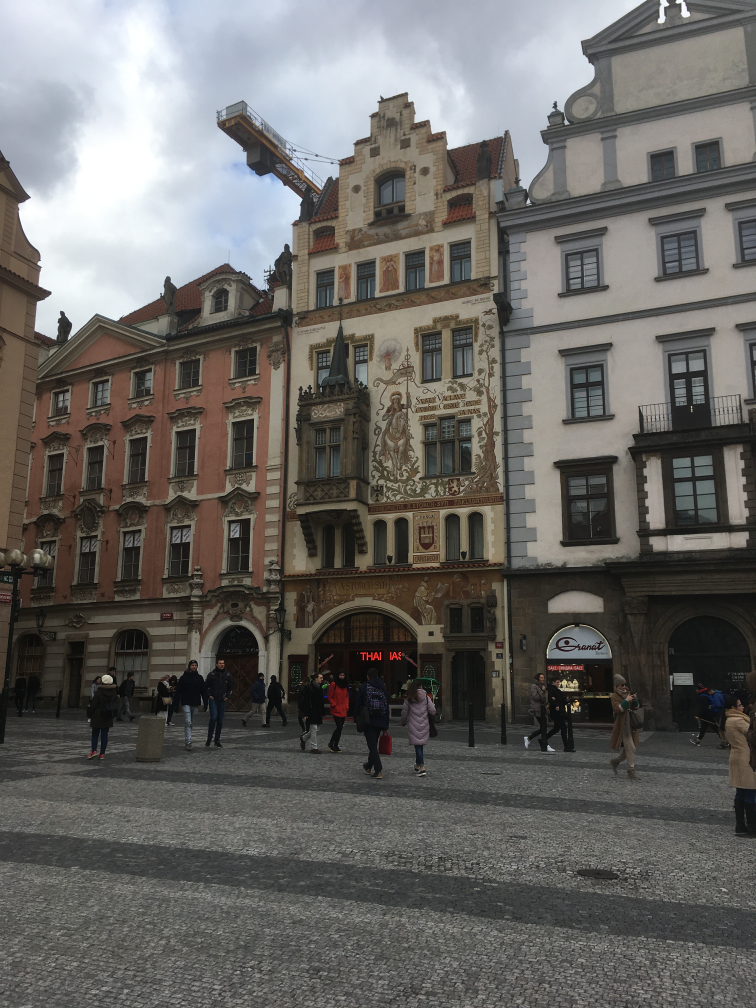
#> input picture data/_p/test_b_4.jpg, 3024 x 4032 px (shown at 1/4 size)
$ python app.py
#> lines starting #> are read from the running program, lines starting #| are printed output that depends on the picture
### config_handler.py
#!/usr/bin/env python
# -*- coding: utf-8 -*-

import json


class Config(object):
    """
    Config class implements loading of data from json file
    """

    def __init__(self, path):

        self.path = path
        self.data = None

        self.load()

    def load(self):
        """
        Load json from self.path and set self.data
        """
        with open(self.path, 'r') as file:
            self.data = json.load(file)
            file.close()

    def get_metadata(self):
        """
        Get metadata from config file
        :return: (string) metadata
        """
        for p in self.data['metadata']:
            metadata = p['metadata_path']

        return metadata

    # [9 lines left out: function get_folder_name, not called in this run]

    def get_input_image(self):
        """
        Get path to input image from config file
        :return: (string) path to input image
        """
        for p in self.data['input_img']:
            path = p['path']

        return path

    # [27 lines left out: functions get_gps_radius, get_flann_matching_setup, not called in this run]

    def get_ransac_settings(self):
        """
        Get gps radius from config file
        :return: (float) radius
        """
        for p in self.data['ransac']:
            val = bool(p['set'])

        return val

    # [16 lines left out: function get_filter_features, not called in this run]

### building_repository.py
#!/usr/bin/env python
# -*- coding: utf-8 -*-

import json
import os
import pickle
from pathlib import Path

from building import *
from opencv_serializer import *


class BuildingRepository(object):
    """
    Loading building's data
    """

    @staticmethod
    def get_all_buildings(path):
        """
        Load building data (in json format) from file
        :param path: (string) path to json file
        :return: (object) Building
        """
        buildings = list()

        with open(path) as file:
#> (reads data.json from the repository)
            data = json.load(file)

            for x in data:
                for y in data[x]:
                    b = Building()
                    b.set_from_json(y)
                    buildings.append(b)
            file.close()

        return buildings

    # [39 lines left out: function get_building_features, not called in this run]

### input_image.py
#!/usr/bin/env python
# -*- coding: utf-8 -*-

from gps_location import *


class Image(object):

    def __init__(self, path):
        """
        Load image
        :param path: path to input image (from users camera)
        """
#> called with path = 'data/_p/test_b_4.jpg'

        self.path = path

        self.img = cv2.imread(str(self.path))
#> self.img is the input picture: shape (4032, 3024, 3); mean B, G, R 99.4, 102.6, 104.6
        self.location = self.load_location()

        self.keypoints = None
        self.descriptor = None

    def get_descriptor(self):
        return self.descriptor

    def load_location(self):
        """
        Load latitude and longtitude from image metadata (exif format)
        -
        :return location (tuple) - (latitude, longtitude) in degrees
        """
        meta_data = gps.ImageMetaData(self.path)
        coords = meta_data.get_lat_lng()
        location = GPSLocation(coords[0], coords[1])
        return location

    def get_longtitude(self):
        return self.location.get_longtitude()

    def get_latitude(self):
        return self.location.get_latitude()

    # [54 lines left out: functions preprocess, resize, extract_features, merge_image, show, not called in this run]

    def print(self):
        print(self.path)
        self.location.print()

### extract_gps.py
#!/usr/bin/env python
# -*- coding: utf-8 -*-

"""
source/inspiration: https://www.codingforentrepreneurs.com/blog/extract-gps-exif-images-python/
"""

from PIL import Image
from PIL.ExifTags import TAGS, GPSTAGS


class ImageMetaData(object):
    """
    Extract the exif data from any image. Data includes GPS coordinates,
    Focal Length, Manufacture, and more.
    """
    exif_data = None
    image = None

    def __init__(self, img_path):
        """
        Load image and extract exif data
        :param img_path: image path
        """
#> called with img_path = 'data/_p/test_b_4.jpg'
        self.image = Image.open(img_path)
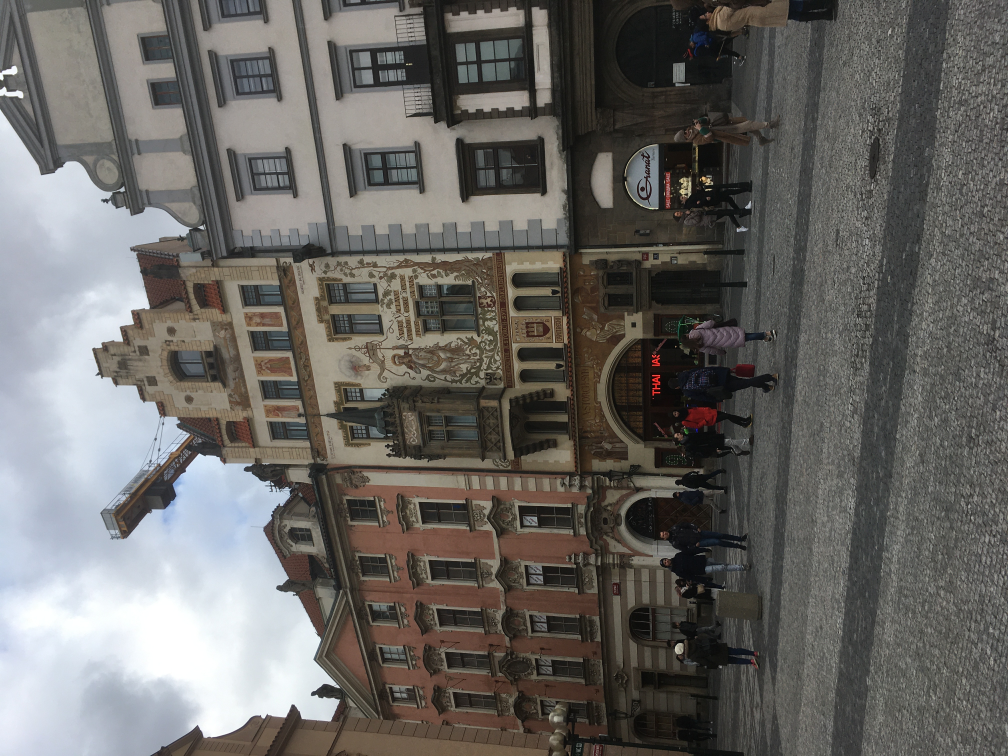
#> self.image: PIL image 4032x3024 RGB (shown at 1/4 size); mean R, G, B 104.6, 102.6, 99.4
        self.get_exif_data()
        super(ImageMetaData, self).__init__()

    def get_exif_data(self):
        """
        Returns a dictionary from the exif data of an PIL Image item. Also converts the GPS Tags
        """
        exif_data = {}
        info = self.image._getexif()
#> info = 46 items
        if info:
            for tag, value in info.items():
                decoded = TAGS.get(tag, tag)
                if decoded == "GPSInfo":
                    gps_data = {}
                    for t in value:
                        sub_decoded = GPSTAGS.get(t, t)
                        gps_data[sub_decoded] = value[t]

                    exif_data[decoded] = gps_data
                else:
                    exif_data[decoded] = value
#> this loop made 46 passes
#> (tag, value, decoded) on passes 2, 3, 4, 5, 6, 7, 8, 9, 15, 16, 20, 21: (296, 2, 'ResolutionUnit'), (34665, 206, 'ExifOffset'), (271, 'Apple', 'Make'), (272, 'iPhone SE', 'Model'), (305, '13.3.1', 'Software'), (274, 6, 'Orientation'), (306, '2020:02:26 14:06:08', 'DateTime'), (531, 1, 'YCbCrPositioning'), (36867, '2020:02:26 14:06:08', 'DateTimeOriginal'), (36868, '2020:02:26 14:06:08', 'DateTimeDigitized'), (37383, 5, 'MeteringMode'), (37385, 16, 'Flash')
#> (tag, decoded) on passes 1, 10, 11, 12, 13, 14: (34853, 'GPSInfo'), (282, 'XResolution'), (283, 'YResolution'), (36864, 'ExifVersion'), (37121, 'ComponentsConfiguration'), (37377, 'ShutterSpeedValue')
#> after the loop, exif_data = 46 items
        self.exif_data = exif_data
#> self.exif_data = 46 items
        return exif_data

    @staticmethod
    def get_if_exist(data, key):
        if key in data:
            return data[key]
        return None

    @staticmethod
    def convert_to_degress(value):
        """
        Helper function to convert the GPS coordinates
        stored in the EXIF to degress in float format
        """
        d0 = value[0][0]
        d1 = value[0][1]
        d = float(d0) / float(d1)

        m0 = value[1][0]
        m1 = value[1][1]
        m = float(m0) / float(m1)

        s0 = value[2][0]
        s1 = value[2][1]
        s = float(s0) / float(s1)

        return d + (m / 60.0) + (s / 3600.0)

    def get_lat_lng(self):
        """
        Returns the latitude and longitude, if available, from the provided exif_data (obtained through get_exif_data above)
        """
        lat = None
        lng = None
        exif_data = self.get_exif_data()
#> the loop in get_exif_data (call 2), `for tag, value in info.items():` made 46 passes
#> (tag, decoded) on passes 1, 10, 11, 12, 13, 14, 17, 18, 19, 22, 35, 36: (34853, 'GPSInfo'), (282, 'XResolution'), (283, 'YResolution'), (36864, 'ExifVersion'), (37121, 'ComponentsConfiguration'), (37377, 'ShutterSpeedValue'), (37378, 'ApertureValue'), (37379, 'BrightnessValue'), (37380, 'ExposureBiasValue'), (37386, 'FocalLength'), (33434, 'ExposureTime'), (33437, 'FNumber')
#> exif_data = 46 items
        # print(exif_data)
        if "GPSInfo" in exif_data:
            gps_info = exif_data["GPSInfo"]
#> gps_info = 14 items
            gps_latitude = self.get_if_exist(gps_info, "GPSLatitude")
            gps_latitude_ref = self.get_if_exist(gps_info, 'GPSLatitudeRef')
#> gps_latitude_ref = 'N'
            gps_longitude = self.get_if_exist(gps_info, 'GPSLongitude')
            gps_longitude_ref = self.get_if_exist(gps_info, 'GPSLongitudeRef')
#> gps_longitude_ref = 'E'
            if gps_latitude and gps_latitude_ref and gps_longitude and gps_longitude_ref:
                lat = self.convert_to_degress(gps_latitude)
                if gps_latitude_ref != "N":
                    lat = 0 - lat
                lng = self.convert_to_degress(gps_longitude)
                if gps_longitude_ref != "E":
                    lng = 0 - lng
        return lat, lng

### building.py
#!/usr/bin/env python
# -*- coding: utf-8 -*-

from input_image import *
from homography import *


class Building(object):
    """
    Building meta information
    """
    def __init__(self):
        self.id = None
        self.location = None
        self.name = None
        self.path = None

    def set_from_json(self, data):
        """
        Initialize object Building parameters from json file
        :param data: (dict)
        """
        self.id = data['id']
        self.location = GPSLocation(data['latitude'], data['longtitude'])
        self.name = data['name']
        self.path = data['path']

    def get_longtitude(self):
        return self.location.get_longtitude()

    def get_latitude(self):
        return self.location.get_latitude()

    # [5 lines left out: function print, not called in this run]


class BuildingFeature(object):
    """
    Building for feature computation
    """

    # [22 lines left out: functions __init__, load_image, not called in this run]

    def set_keypoints(self, kp):
        self.keypoints = kp

    def set_descriptor(self, desc):
        self.descriptor = desc

    def update_matches(self, matches):
        self.matches = matches

    def get_num_of_matches(self):
        return len(self.matches)

    # [13 lines left out: function get_sum_of_matches, not called in this run]

    def sort_matches_by_distance(self):
        self.matches.sort(key=lambda x: x.distance)

### gps_location.py
#!/usr/bin/env python
# -*- coding: utf-8 -*-

import extract_gps as gps
from extractor import *

import math


class GPSLocation(object):
    """
    GPS location data format in degrees
    -
    Parameters:
    :param self.latitude (float)
    :param self.longtitude (float)
    """
    def __init__(self, lat, lng):
        self.latitude = float(lat)
        self.longtitude = float(lng)

    def get_latitude(self):
        return self.latitude

    def get_longtitude(self):
        return self.longtitude

    # [15 lines left out: function check_if_belongs, not called in this run]

    def print(self):
        print((self.latitude, self.longtitude))

### config.py
#!/usr/bin/env python
# -*- coding: utf-8 -*-

import json
import os

"""
Script for generating json config file
"""


def main():

    data = dict()
    data['metadata'] = []
    data['buildings'] = []
    data['input_img'] = []
    data['gps'] = []
    data['flann_matching'] = []
    data['ransac'] = []

    path = 'config.json'

    # METADATA
    data['metadata'].append({
        'metadata_path': 'data.json'
    })

    # PATH TO FOLDER WITH BUILDINGS FOLDERS
    data['buildings'].append({
        'path': 'data'
    })

    # INPUT IMAGE + path to other input images
    data['input_img'].append({
        # 'path': str(os.path.join('data', '_p', 'test.jpg'))
        'path': str(os.path.join('data', '_p', 'test_b_4.jpg'))
        # 'path': str(os.path.join('data', '_p', 'test_b_5.jpg'))
        # 'path': str(os.path.join('data', '_p', 'test_b_7.jpg'))
        # 'path': str(os.path.join('data', '_p', 'test_b_8.jpg'))
        # 'path': str(os.path.join('data', '_p', 'test_b_9.jpg'))
        # 'path': str(os.path.join('data', '_p', 'test_b_10_1.jpg'))
        # 'path': str(os.path.join('data', '_p', 'test_b_11_1.jpg'))
        # 'path': str(os.path.join('data', '_p', 'test_b_12.jpg'))
    })

    # GPS
    data['gps'].append({
        'radius': 0.0025
    })

    # MATCHING
    data['flann_matching'].append({
        'pixel_distance': 100,
        'min_number_of_matches': 10,
        'flann_index': 1,
        'flann_trees': 5,
        'flann_checks': 10
    })

    # RANSAC
    data['ransac'].append({
        'set': True
    })

    with open(path, 'w+') as file:
        json.dump(data, file)


# [2 lines that do not run on import are left out]

### app.py
#!/usr/bin/env python
# -*- coding: utf-8 -*-

from config_handler import *
from building_repository import *
from input_image import *
from matcher import *
from homography import *
from visualization import *
import config


class App(str):
    """
    Main (application) class
    """

    def __init__(self, path):
        """
        App constructor
        :param path: path to config json file
        """
        self.config = Config(path)

        self.img_in = None
        self.dir_name = Path(__file__).parent.absolute()
        self.db_path = Path(f'{self.dir_name}/{self.config.get_metadata()}')
        self.buildings = list()
        self.buildings_features = dict()
        self.matcher = None
        self.ransac = self.config.get_ransac_settings()

        self.best_match = None

    def load_buildings(self):
        """
        Load all buildings metadata
        """
        self.buildings = BuildingRepository.get_all_buildings(self.db_path)

    # [6 lines left out: function load_features, not called in this run]

    def load_image(self):
        """
        Load input image from config file
        """
        self.img_in = Image(self.config.get_input_image())

    # [91 lines left out: functions check_perimeter, match_features, find_best_match, find_best_keypoints, show_matches, warp_image and 1 more, not called in this run]

    def print_buildings(self):
        for x in self.buildings:
            print(x.data['name'])


def main(path='config.json'):
    # update config
    config.main()

    app = App(path)
    app.load_buildings()

    app.load_image()
    app.img_in.preprocess()

    if app.check_perimeter():

        app.match_features()

        if app.find_best_match():

            if app.find_best_keypoints() is not None:

                app.warp_image()

        # SHOW MATCHES
        #app.show_matches(4)


if __name__ == "__main__":
#> (the run stopped early here; a loop or call above may not have finished)
